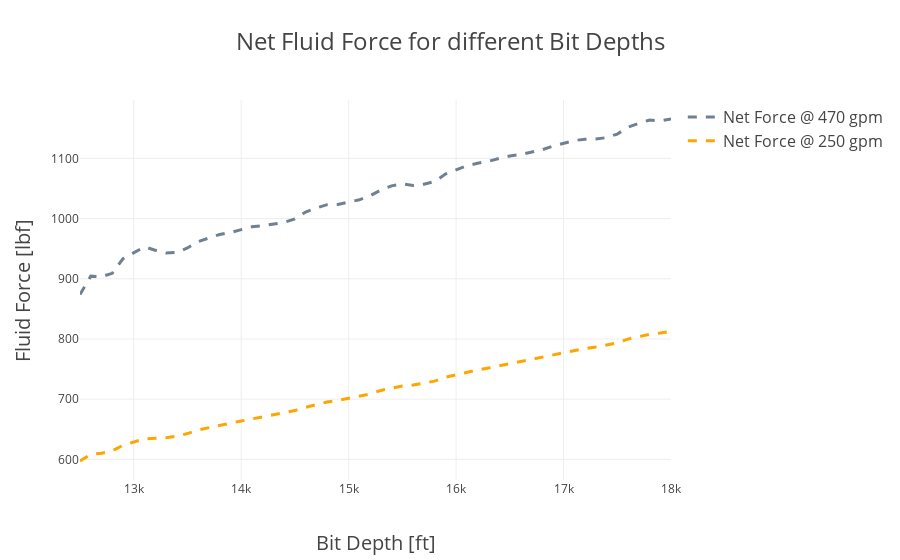

Notebook code cell kept with this figure:
### Code cell
fig2 = go.Figure()

fig2.add_trace(go.Scatter(x=total_lengths, y=flu_470_total, name='Net Force @ 470 gpm', line=dict(color='slategrey', width=3, dash='dash')))
fig2.add_trace(go.Scatter(x=total_lengths, y=flu_250_total, name='Net Force @ 250 gpm', line=dict(color='orange', width=3, dash='dash')))

# Update the layout
fig2.update_layout(
    template= "none",
    title='Net Fluid Force for different Bit Depths',
    title_font_size=24,
    xaxis=dict(
        title='Bit Depth [ft]',
        titlefont_size=20
    ),
    yaxis=dict(
        title='Fluid Force [lbf]',
        titlefont_size=20
    ),
    legend=dict(
        traceorder='normal',
        font=dict(
            size=16,
        )
    ),
    autosize=True,
)

fig2.show()

### Figure 1 — Plotly figure (JSON) as saved in the notebook; plotly's stock layout.template omitted (floating-point values rounded to 4 significant figures)
{"data": [{"line": {"color": "slategrey", "dash": "dash", "width": 3}, "name": "Net Force @ 470 gpm", "type": "scatter", "x": [12500, 12600, 12700, 12800, 12900, 13000, 13100, 13200, 13300, 13400, 13500, 13600, 13700, 13800, 13900, 14000, 14100, 14200, 14300, 14400, 14500, 14600, 14700, 14800, 14900, 15000, 15100, 15200, 15300, 15400, 15500, 15600, 15700, 15800, 15900, 16000, 16100, 16200, 16300, 16400, 16500, 16600, 16700, 16800, 16900, 17000, 17100, 17200, 17300, 17400, 17500, 17600, 17700, 17800, 17900, 18000], "y": [873.9, 904.4, 903.4, 909.1, 933.3, 943.3, 953.2, 947.5, 942.9, 943.8, 951.3, 961.9, 968.2, 973.7, 976.9, 981.7, 986.4, 988.1, 990.5, 993.7, 999.7, 1011.0, 1018.0, 1023.0, 1024.0, 1027.0, 1031.0, 1038.0, 1048.0, 1054.0, 1058.0, 1055.0, 1057.0, 1061.0, 1074.0, 1081.0, 1088.0, 1092.0, 1095.0, 1100.0, 1104.0, 1106.0, 1110.0, 1114.0, 1120.0, 1125.0, 1130.0, 1132.0, 1132.0, 1135.0, 1140.0, 1152.0, 1158.0, 1164.0, 1163.0, 1166.0]}, {"line": {"color": "orange", "dash": "dash", "width": 3}, "name": "Net Force @ 250 gpm", "type": "scatter", "x": [12500, 12600, 12700, 12800, 12900, 13000, 13100, 13200, 13300, 13400, 13500, 13600, 13700, 13800, 13900, 14000, 14100, 14200, 14300, 14400, 14500, 14600, 14700, 14800, 14900, 15000, 15100, 15200, 15300, 15400, 15500, 15600, 15700, 15800, 15900, 16000, 16100, 16200, 16300, 16400, 16500, 16600, 16700, 16800, 16900, 17000, 17100, 17200, 17300, 17400, 17500, 17600, 17700, 17800, 17900, 18000], "y": [597.3, 608.2, 610.2, 614.1, 623.3, 629.1, 634.2, 634.9, 635.9, 638.5, 642.9, 648.9, 653.0, 656.9, 660.1, 663.7, 667.3, 670.9, 673.9, 677.0, 681.1, 686.5, 691.5, 695.4, 697.7, 701.1, 704.5, 708.7, 714.5, 718.7, 722.0, 723.5, 726.4, 729.9, 736.5, 740.8, 745.0, 748.5, 751.7, 755.4, 759.5, 762.5, 765.9, 769.3, 773.3, 777.7, 781.4, 784.2, 786.6, 789.6, 793.6, 799.8, 804.0, 807.8, 809.8, 812.9]}], "layout": {"autosize": true, "legend": {"font": {"size": 16}, "traceorder": "normal"}, "title": {"font": {"size": 24}, "text": "Net Fluid Force for different Bit Depths"}, "xaxis": {"title": {"font": {"size": 20}, "text": "Bit Depth [ft]"}}, "yaxis": {"title": {"font": {"size": 20}, "text": "Fluid Force [lbf]"}}}}
